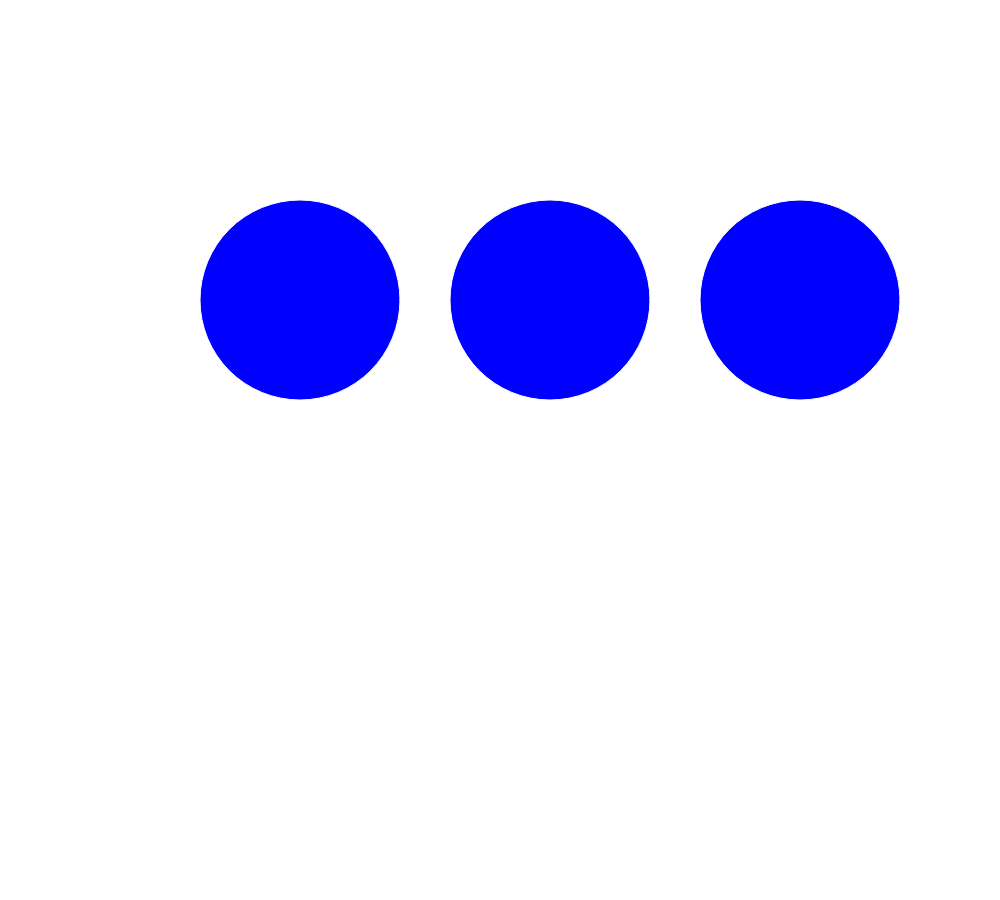
Frame 1 (no input)
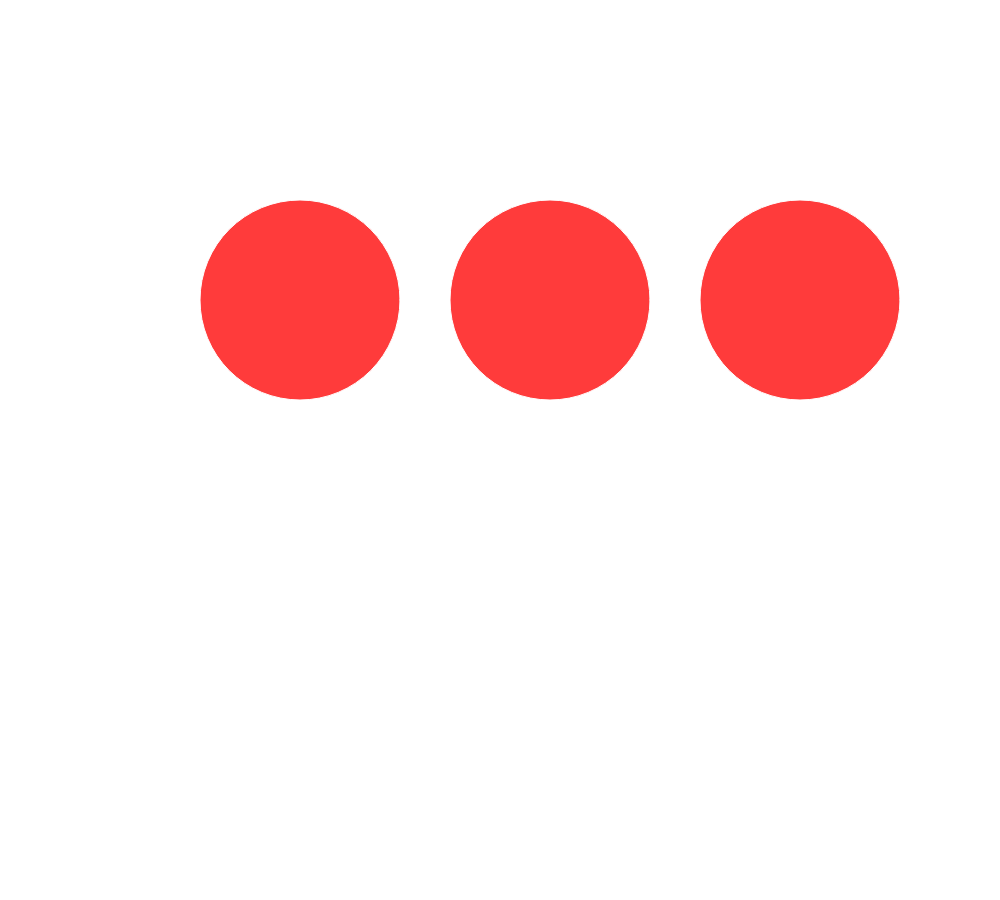
Frame 60 (no input)
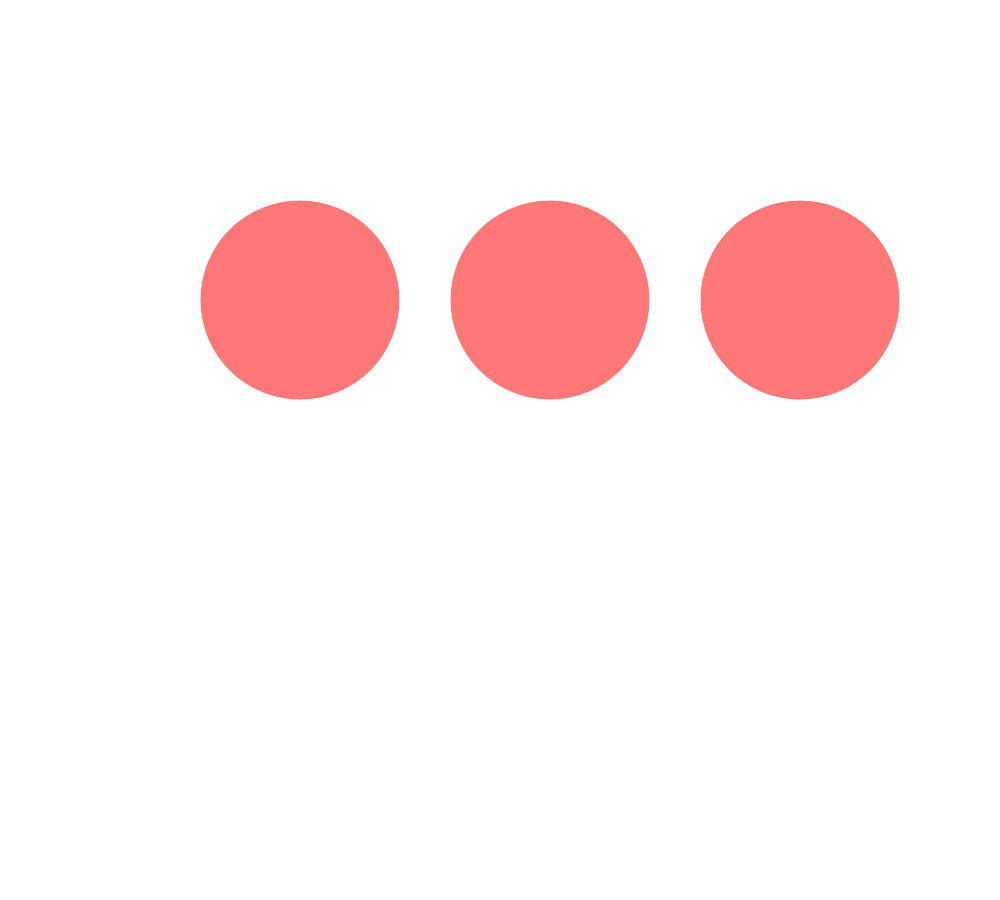
Frame 120 (the mouse pressed at the canvas centre since frame 60)

The p5.js sketch that drew these frames (run headless with seeded random() and noise() and a simulated clock; from frame 60 on, the mouse is pressed at the canvas centre):

// p5.js sketch
// ── sketch.js
var bubbles=[];
var numBubbles=3;


function setup() {
  createCanvas(1000, 900);
  frameRate(20);
  for (var i = 0; i<numBubbles;i++) {
      bubbles[i] = new Bubble((((i+1)*250)+50),300,200);
  }
  
  
}

function draw() {
  background(255);
  for (var j = 0; j<numBubbles;j++) {
  bubbles[j].display();
  bubbles[j].blink();
  console.log(bubbles[0].lifespan);
  }
}


function Bubble(x,y,radius) {
  this.x = x;
  this.y = y;
  this.radius=radius;
  this.fillColor=color(color(0,0,255,255));
  this.fillGrey=true;
  this.lifespan=255;

  this.display = function() {
        stroke(255);
        fill(this.fillColor);
        ellipse(this.x, this.y, this.radius);
        this.lifespan=this.lifespan-1;
  }

  this.blink = function() {
      if(this.fillGrey===true) {
        this.fillColor=color(255,0,0,this.lifespan);
        this.fillGrey=false;
      }
      else {
        this.fillColor=color(0,0,255,this.lifespan);
        this.fillGrey=true;
      }
  }
}
